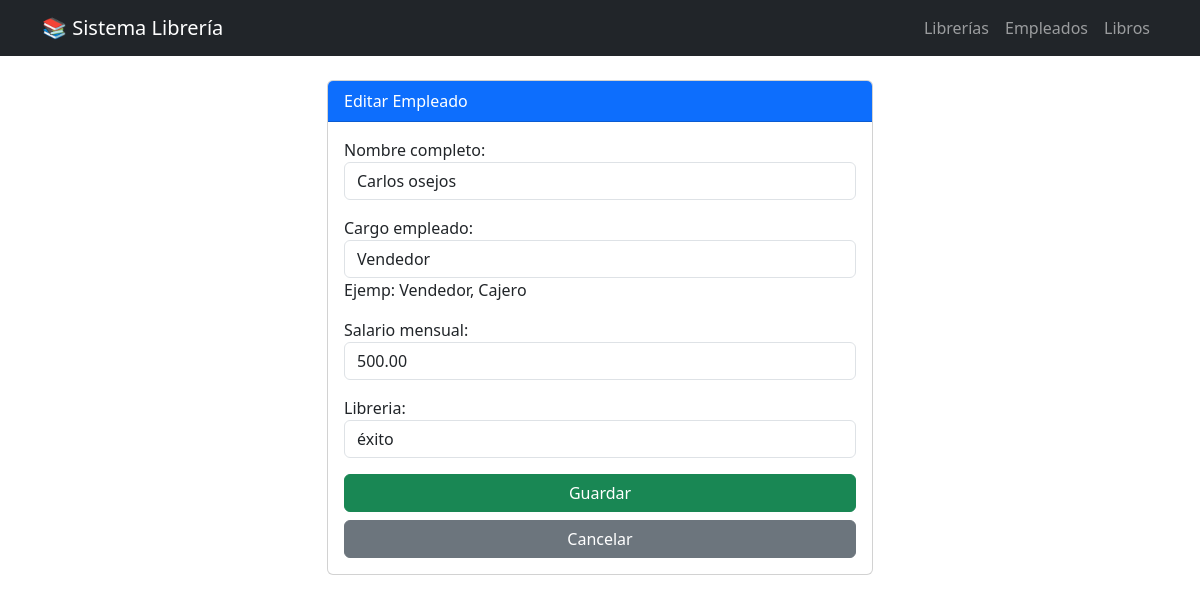
/empleados/editar/1/, run on the app's committed database.
### gestionLib/models.py (models this page shows, shortened)
class Empleado(models.Model):
    nombre_completo = models.CharField(max_length = 200)
    cargo_empleado = models.CharField (max_length=100, help_text= "Ejemp: Vendedor, Cajero")
    salario_mensual = models.DecimalField(max_digits=10, decimal_places=2)
    libreria = models.ForeignKey(Libreria, on_delete=models.CASCADE, related_name="empleados")

### gestionLib/views.py (the view)
# urls.py: path('empleados/editar/<int:id>/', views.editar_empleado, name='editar_empleado'),
def editar_empleado(request, id):
    empleado = get_object_or_404(Empleado, pk=id)
    if request.method == 'POST':
        form = EmpleadoForm(request.POST, instance=empleado)
        if form.is_valid():
            form.save()
            return redirect('listar_empleados')
    else:
        form = EmpleadoForm(instance=empleado)
    return render(request, 'gestionLib/form_gener.html', {'form': form, 'titulo': 'Editar Empleado'})

### gestionLib/forms.py
class EmpleadoForm(forms.ModelForm):
    class Meta:
        model = Empleado
        fields = '__all__'
        widgets = {
            'nombre_completo': forms.TextInput(attrs={'class': 'form-control'}),
            'cargo_empleado': forms.TextInput(attrs={'class': 'form-control'}),
            'salario_mensual': forms.NumberInput(attrs={'class': 'form-control'}),
            'libreria': forms.Select(attrs={'class': 'form-control'}),
        }

### gestionLib/models.py (called while the page is built)
    def __str__(self):
        return self.nombre_libreria

### gestionLib/templates/gestionLib/form_gener.html
{% extends 'gestionLib/base.html' %}
{% block contenido %}
<div class="row justify-content-center">
    <div class="col-md-6">
        <div class="card">
            <div class="card-header bg-primary text-white">
                {{ titulo }}
            </div>
            <div class="card-body">
                <form method="post">
                    {% csrf_token %} {{ form.as_p }}
                    <button type="submit" class="btn btn-success w-100">Guardar</button>
                    <a href="javascript:history.back()" class="btn btn-secondary w-100 mt-2">Cancelar</a>
                </form>
            </div>
        </div>
    </div>
</div>
{% endblock %}

### data on the page
Empleado: nombre_completo "Carlos osejos", cargo_empleado "Vendedor", salario_mensual "500.00", libreria "éxito"

### other printed values
{{ titulo }} "Editar Empleado"
